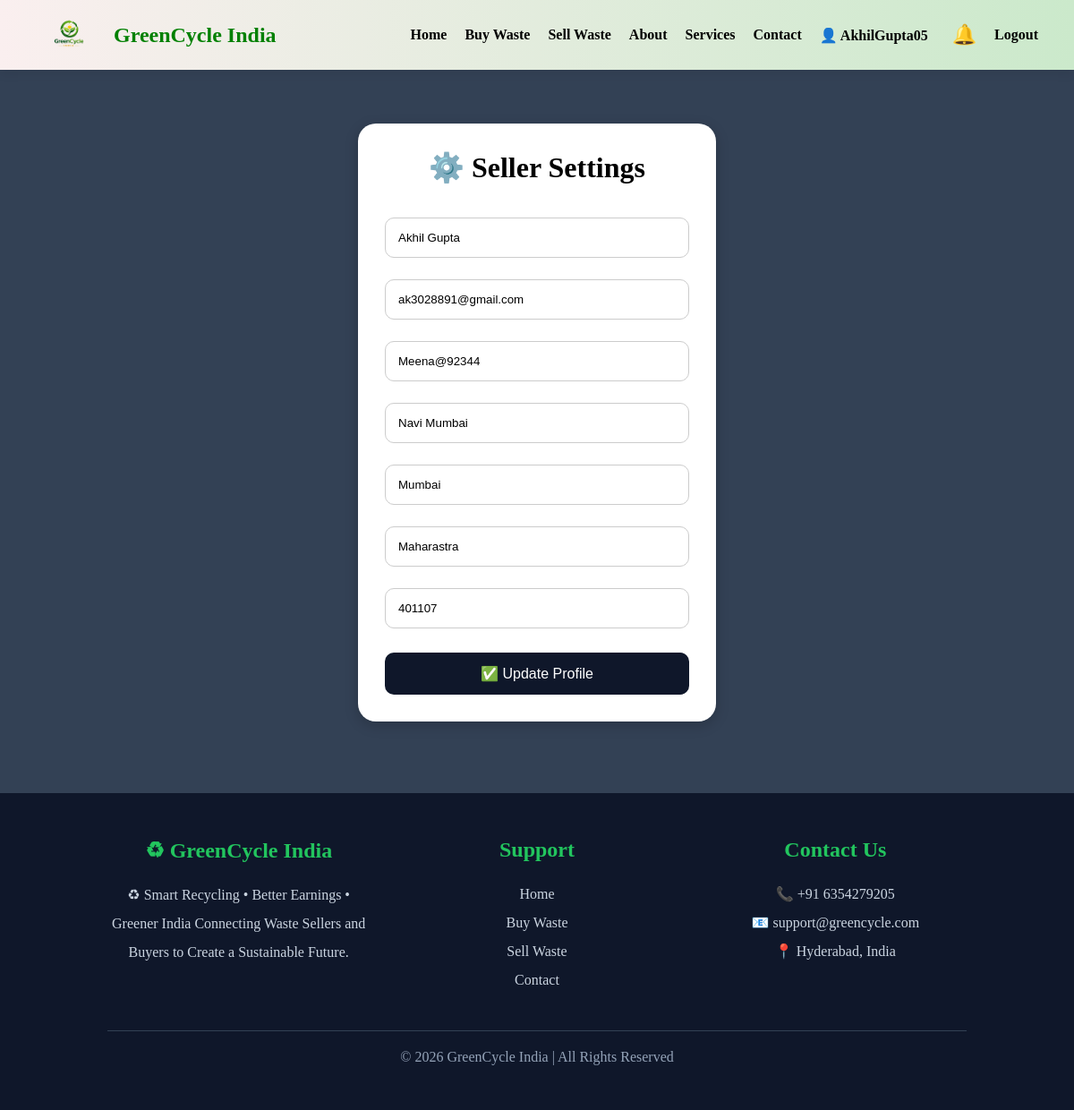
The app's page /seller-settings/ (signed in) with its own data.
### main/models.py (models this page shows, shortened)
class User(models.Model):
    name = models.CharField(max_length=100)
    email = models.EmailField(unique=True)
    password = models.CharField(max_length=100)
    address = models.TextField(
        default='Not Added'
    )
    city = models.CharField(
        max_length=100,
        default='Unknown'
    )
    state = models.CharField(
        max_length=100,
        default='Unknown'
    )
    pincode = models.CharField(
        max_length=10,
        default='000000'
    )

### main/views.py (the view, shortened to what this page needs)
# urls.py: path('seller-settings/', views.seller_settings, name='seller_settings'),
def seller_settings(request):
    if not request.session.get('user_id'):
        return redirect('/seller-login/')
    seller_id = request.session.get('user_id')
    seller = User.objects.get(id=seller_id)
    return render(request,
        'seller_settings.html',
        {
            'seller': seller
        }
    )

### main/context_processors.py (called while the page is built)
def seller_notification_count(request):
    if request.session.get('user_id'):
        seller_id = request.session.get('user_id')
        pending_requests = BuyRequest.objects.filter(
            waste__seller_id=seller_id,
            status='Pending'
        ).count()
        return {
            'pending_requests_count': pending_requests
        }
    return {
        'pending_requests_count': 0
    }

### main/views.py (called while the page is built)
def seller_notification_count(request):
    seller_count = 0
    buyer_count = 0
    if request.session.get('user_id'):
        seller_id = request.session.get('user_id')
        seller_count = BuyRequest.objects.filter(
            waste__seller_id=seller_id,
            status='Pending'
        ).count()
    if request.session.get('buyer_id'):
        buyer_name = request.session.get('buyer_name')
        buyer_count = Notification.objects.filter(
            buyer_id=request.session.get('buyer_id'),
            is_read=False
        ).count()
    return {
        'pending_requests_count': seller_count,
        'buyer_notification_count': buyer_count
    }

### templates/seller_settings.html (shortened to what this page needs)
{% load static %}
<link rel="stylesheet" href="{% static 'css/style.css' %}">
{% include 'navbar.html' %}
<div class="box">
    <h1>
        ⚙️ Seller Settings
    </h1>
    <form method="POST">
        <input type="text"
               name="name"
               value="{{ seller.name }}"
               required>
        <input type="email"
               name="email"
               value="{{ seller.email }}"
               required>
        <input type="text"
               name="password"
               value="{{ seller.password }}"
               required>
<input type="text"
       name="address"
       value="{{ seller.address }}"
       placeholder="Enter Address"
       required>
<input type="text"
       name="city"
       value="{{ seller.city }}"
       placeholder="Enter City"
       required>
<input type="text"
       name="state"
       value="{{ seller.state }}"
       placeholder="Enter State"
       required>
<input type="text"
       name="pincode"
       value="{{ seller.pincode }}"
       placeholder="Enter Pincode"
       required>
        <button type="submit">
            ✅ Update Profile
        </button>
    </form>
</div>
{% include 'footer.html' %}

### static/css/style.css (style rules this page uses)
* { margin:0; padding:0; box-sizing:border-box; }

### templates/seller_settings.html (style rules this page uses)
.box { width:400px; margin:60px auto; background:white; padding:30px; border-radius:20px; box-shadow:0 4px 15px rgba(0,0,0,0.2); }
.box h1 { text-align:center; margin-bottom:25px; }
.box input { width:100%; padding:14px; margin:12px 0; border-radius:10px; border:1px solid #ccc; }
.box button { width:100%; padding:14px; background:#0f172a; color:white; border:none; border-radius:10px; margin-top:15px; cursor:pointer; font-size:16px; }

### records on screen
User: name "Akhil Gupta", email "ak3028891@gmail.com", password "Meena@92344", address "Navi Mumbai", city "Mumbai", state "Maharastra", pincode "401107"

### other values on screen
{{ request.session.user_name }} "AkhilGupta05"
